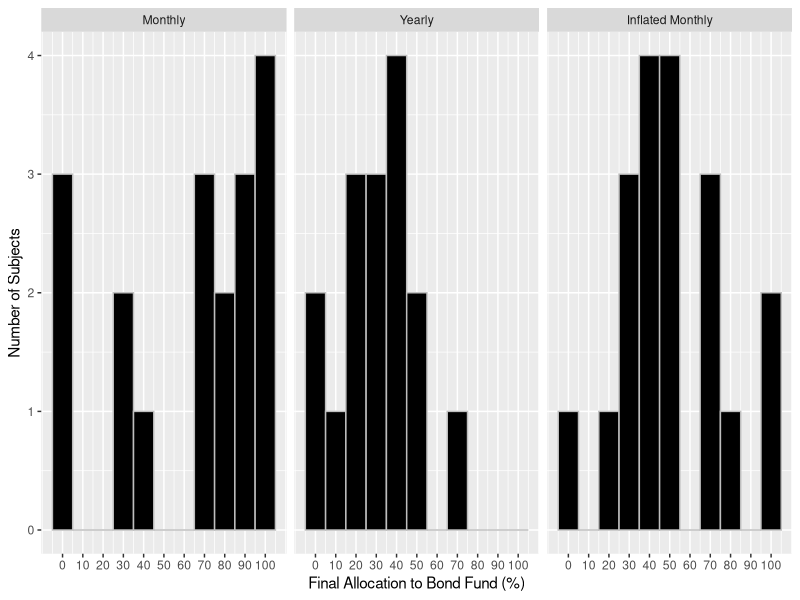
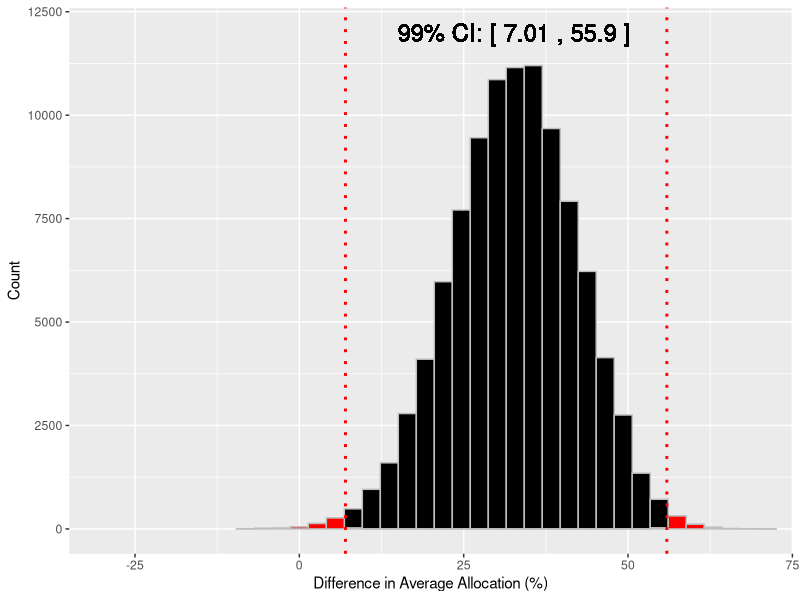
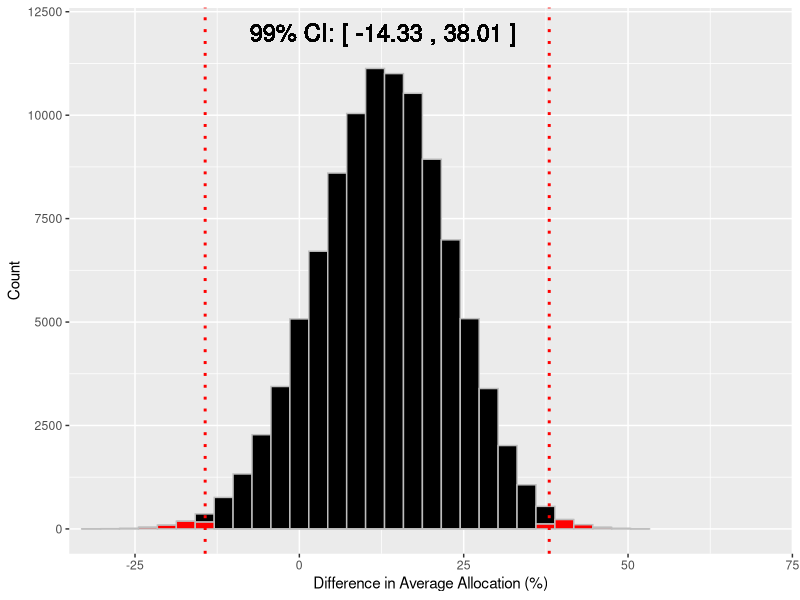
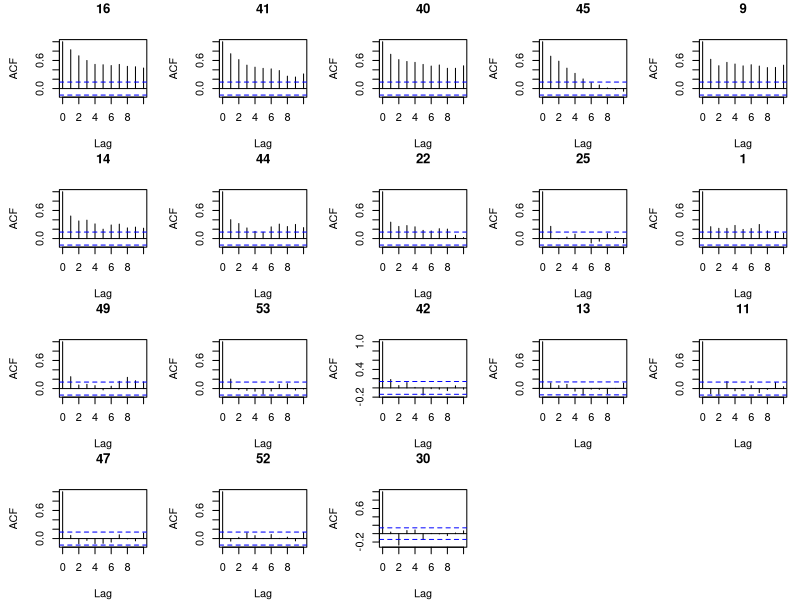
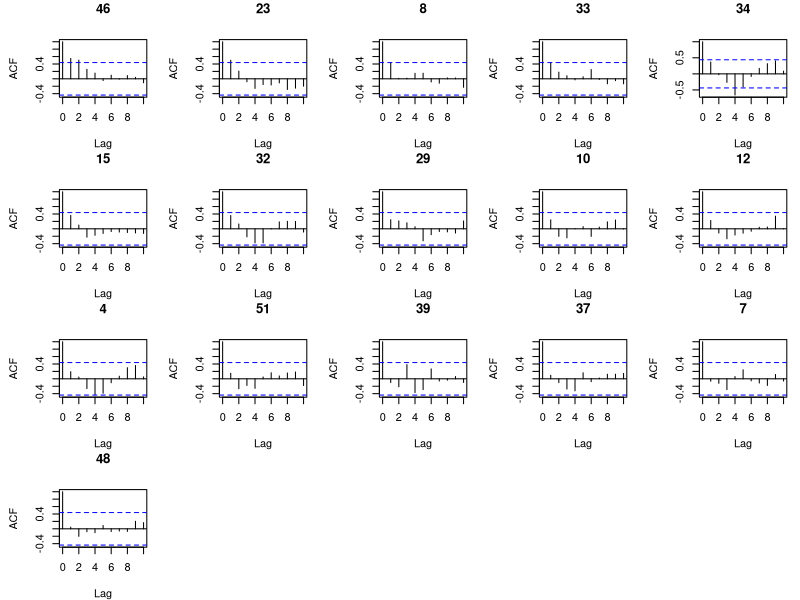
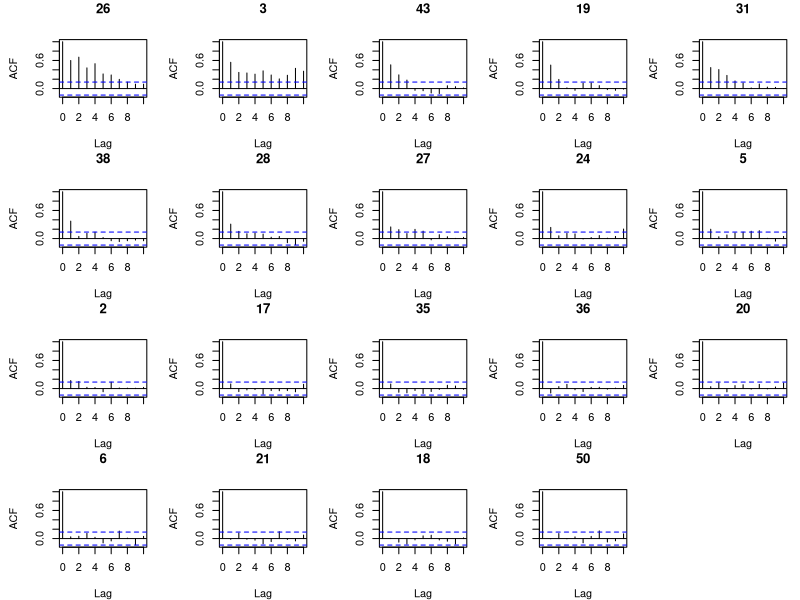
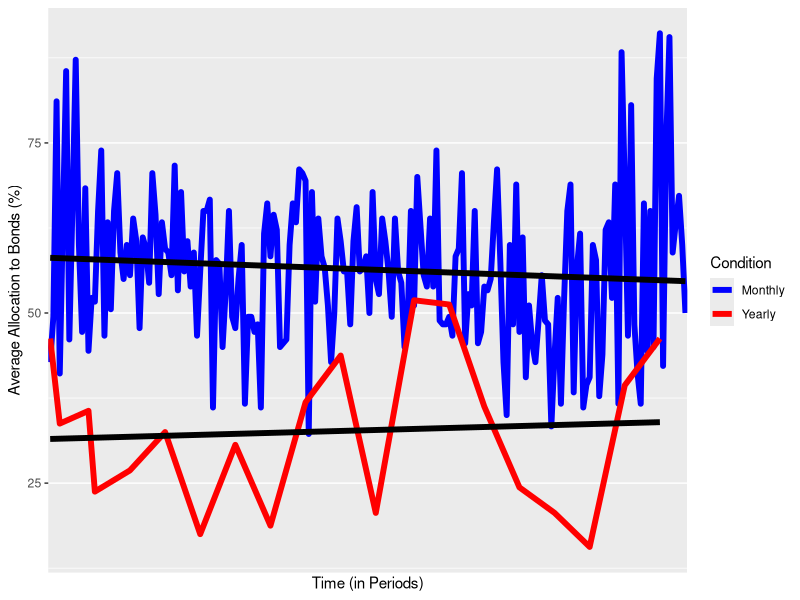
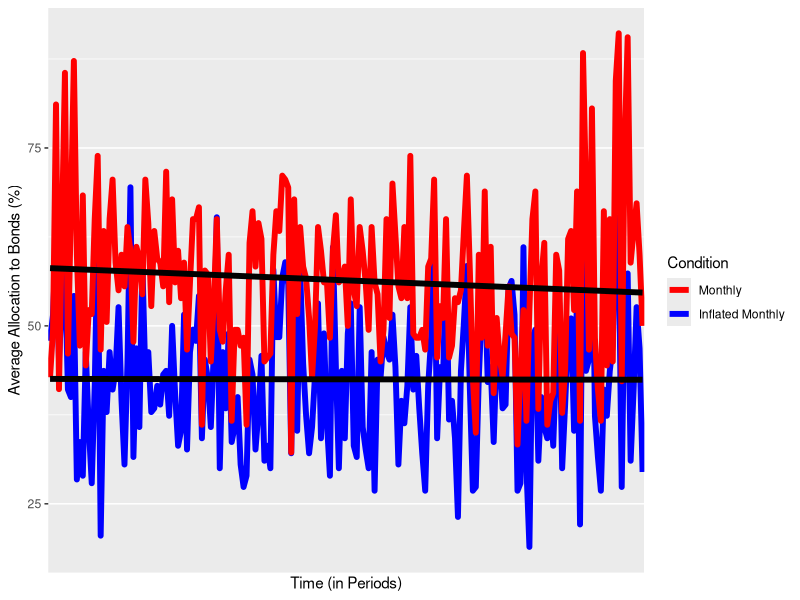

Recreate these plots in R, in order.
## ---- chunk 1
library(dplyr)
library(magrittr)
library(tidyr)
library(ggplot2)
library(Hmisc)
library(nortest)
library(plm)
library(lme4)
library(sandwich)
library(lmtest)

data <- read.csv('Exp_Data.csv',header=TRUE)
survey <- read.csv('Exp_Survey.csv',header=TRUE)

survey %<>% mutate(Q3 = ifelse(Q3 == 'Yes',1,ifelse(Q3 == 'No',0,.5))) %>% 
  mutate(Q4 = ifelse(Q4 == 'Yes',1,ifelse(Q4 == 'No',0,.5))) %>%
  mutate(Q5 = ifelse(Q5 == 'Yes',1,ifelse(Q5 == 'No',0,.5)))

survey %<>% select(ID,Q3,Q4,Q5,Q6,Q7)
data %<>% select(-Name,-Student.ID)

wide.data <- inner_join(survey,data,by="ID")
long.data.40 <- wide.data %>% select(ID,Type,num_range("X",161:200)) %>% gather("Choice_Num","Choice",3:42)

remove(data,survey)

monthly <- wide.data %>% filter(Type==1) %>% mutate(Final.Choice=Final.Choice*100)
yearly <- wide.data %>% filter(Type==2) %>% mutate(Final.Choice=Final.Choice*100)
infmonthly <- wide.data %>% filter(Type==3) %>% mutate(Final.Choice=Final.Choice*100)

## ---- chunk 2
hist.data <- wide.data %>% select(Type,Final.Choice) %>% mutate(Final.Choice = Final.Choice * 100) %>%
  mutate(Type = ifelse(Type == 1, "Monthly", ifelse(Type == 2, "Yearly","Inflated Monthly")))

hist.data$Type <- factor(hist.data$Type, levels = c("Monthly", "Yearly", "Inflated Monthly"))

ggplot(hist.data, aes(Final.Choice)) + geom_histogram(binwidth=10, fill="black",color="gray") + 
  facet_wrap(~ Type) +
  scale_x_continuous(breaks=seq(0,100,10)) +
  xlab("Final Allocation to Bond Fund (%)") + 
  ylab("Number of Subjects") 
## ---- chunk 3
ste <- function(x) sqrt(var(x,na.rm=TRUE)/sum(!is.na(x))) #standard error computation

summ.final <- wide.data %>% group_by(Type) %>% 
  summarise(Avg = mean(Final.Choice), sd = sd(Final.Choice), ste = ste(Final.Choice))

t.test1 <- wide.data %>% filter(Type == 1 | Type == 2)
t.test2 <- wide.data %>% filter(Type == 1 | Type == 3)
t.test3 <- wide.data %>% filter(Type == 2 | Type == 3)

t.test(Final.Choice~Type,t.test1)
t.test(Final.Choice~Type,t.test2)
t.test(Final.Choice~Type,t.test3)
## ---- chunk 4
summ.40 <- long.data.40 %>% group_by(Type) %>% 
  summarise(Avg = mean(Choice,na.rm=TRUE), sd = sd(Choice,na.rm=TRUE), ste = ste(Choice))

t.2.test1 <- long.data.40 %>% filter(Type == 1 | Type == 2)
t.2.test2 <- long.data.40 %>% filter(Type == 1 | Type == 3)
t.2.test3 <- long.data.40 %>% filter(Type == 2 | Type == 3)

t.test.cluster(t.2.test1$Choice,t.2.test1$ID,t.2.test1$Type)
t.test.cluster(t.2.test2$Choice,t.2.test2$ID,t.2.test2$Type)
t.test.cluster(t.2.test3$Choice,t.2.test3$ID,t.2.test3$Type)
## ---- chunk 5
ctrl.t.test1 <- t.test1 %>% mutate(type.dummy = ifelse(Type==1,0,1), Final.Choice = Final.Choice*100)
ctrl.t.test2 <- t.test2 %>% mutate(type.dummy = ifelse(Type==1,0,1), Final.Choice = Final.Choice*100)
ctrl.t.test3 <- t.test3 %>% mutate(type.dummy = ifelse(Type==2,0,1), Final.Choice = Final.Choice*100)

# Using HC-robust standard errors
coeftest(lm(Final.Choice~type.dummy+Q3+Q4+Q5,ctrl.t.test1), vcov=vcovHC)
coeftest(lm(Final.Choice~type.dummy+Q3+Q4+Q5,ctrl.t.test2), vcov=vcovHC)
coeftest(lm(Final.Choice~type.dummy+Q3+Q4+Q5,ctrl.t.test3), vcov=vcovHC)
## ---- chunk 6
bootstrap <- function(a,b){
  set.seed(76)
  boot.samples <- c(rep(NA,100000))
  for (i in 1:100000){
    t.1 <- sample(length(a), length(a), replace=TRUE)
    t.2 <- sample(length(b), length(b), replace=TRUE)
    t <- mean(a[t.1])-mean(b[t.2])
    boot.samples[i] <- t
    
  }
  return(as.data.frame(boot.samples) %>% rename(x=boot.samples))
}

boot.samples.1 <- bootstrap(monthly$Final.Choice,yearly$Final.Choice)
boot.samples.2 <- bootstrap(monthly$Final.Choice,infmonthly$Final.Choice)

CI.1 <- quantile(boot.samples.1$x,c(.005,.995))
CI.2 <- quantile(boot.samples.2$x,c(.005,.995))

boot.samples.1 %<>% mutate(CI = x < CI.1[1] | x > CI.1[2])
boot.samples.2 %<>% mutate(CI = x < CI.2[1] | x > CI.2[2])

ggplot(aes(x, fill=CI), data=boot.samples.1) + geom_histogram(color="gray") + 
  geom_vline(xintercept=CI.1, linetype="dotted", color="red", size= 1) +
  geom_text(label=paste("99% CI: [",round(CI.1[1],2),",",round(CI.1[2],2),"]"), aes(x=mean(boot.samples.1$x),y=12000), size=6) +
  scale_fill_manual(values = c("black", "red")) +
  guides(fill=FALSE) +
  coord_cartesian(xlim=c(-30,70), ylim=c(0,12000)) +
  xlab("Difference in Average Allocation (%)") +
  ylab("Count")

ggplot(aes(x, fill=CI), data=boot.samples.2) + geom_histogram(color="gray") + 
  geom_vline(xintercept=CI.2, linetype="dotted", color="red", size= 1) +
  geom_text(label=paste("99% CI: [",round(CI.2[1],2),",",round(CI.2[2],2),"]"), aes(x=mean(boot.samples.2$x),y=12000), size=6) +
  scale_fill_manual(values = c("black", "red"), name="") +
  guides(fill=FALSE) +
  coord_cartesian(xlim=c(-30,70), ylim=c(0,12000)) +
  xlab("Difference in Average Allocation (%)") +
  ylab("Count")
## ---- chunk 7
monthly.data.lm <- monthly %>% select(ID,num_range("X",1:200)) %>%
  gather("Period","Choice",2:201) %>% mutate(Period=as.numeric(substring(Period,2)), Choice=Choice*100)

yearly.data.lm <- yearly %>% select(ID,num_range("X",1:200)) %>%
  gather("Period","Choice",2:201) %>% mutate(Period=as.numeric(substring(Period,2))) %>%
  filter(is.na(Choice)==FALSE) %>% mutate(Period = (Period %/% 10) + 1, Choice=Choice*100)

infmonthly.data.lm <- infmonthly %>% select(ID,num_range("X",1:200)) %>%
  gather("Period","Choice",2:201) %>% mutate(Period=as.numeric(substring(Period,2)), Choice=Choice*100)

ts.monthly <- monthly.data.lm %>% spread(ID,Choice) %>% select(-Period)
ts.yearly <- yearly.data.lm %>% spread(ID,Choice) %>% select(-Period)
ts.infmonthly <- infmonthly.data.lm %>% spread(ID,Choice) %>% select(-Period)

### Code to sort ACFs from highest (absolute) ACF for lag 1 to lowest ACF for lag 1
acf.rank <- as.matrix(t(c(NA,NA,NA)),nrow=1,ncol=3) %>% as.data.frame() %>% 
  rename(ID=V1,ACF_1=V2,Type=V3) 

for (x in colnames(ts.monthly)){
  a <- c(x,acf(ts.monthly[[x]],plot=FALSE)$acf[2],1) %>% t() %>% as.data.frame() %>% 
    rename(ID=V1,ACF_1=V2,Type=V3)
  acf.rank %<>% bind_rows(a)
  
}

for (x in colnames(ts.yearly)){
  a <- c(x,acf(ts.yearly[[x]],plot=FALSE)$acf[2],2) %>% t() %>% as.data.frame() %>% 
    rename(ID=V1,ACF_1=V2,Type=V3)
  acf.rank %<>% bind_rows(a)
  
}

for (x in colnames(ts.infmonthly)){
  a <- c(x,acf(ts.infmonthly[[x]],plot=FALSE)$acf[2],3) %>% t() %>% as.data.frame() %>% 
    rename(ID=V1,ACF_1=V2,Type=V3)
  acf.rank %<>% bind_rows(a)
  
}

acf.rank %<>% slice(2:n()) %>% mutate(ACF_1 = abs(as.numeric(ACF_1)))

acf.rank.1 <- acf.rank %>% filter(Type==1) %>% arrange(desc(ACF_1))
acf.rank.2 <- acf.rank %>% filter(Type==2) %>% arrange(desc(ACF_1))
acf.rank.3 <- acf.rank %>% filter(Type==3) %>% arrange(desc(ACF_1))
### End sorting code

par(mar=c(4,4.5,3,1))
par(mfrow=c(4,5))

for (x in acf.rank.1$ID) {
  acf(ts.monthly[[x]],lag.max=10, plot=FALSE) %>% plot(main = x)
  
}

par(mfrow=c(4,5))

for (x in acf.rank.2$ID){
  acf(ts.yearly[[x]],lag.max=10, plot=FALSE) %>% plot(main = x)
  
}

par(mfrow=c(4,5))

for (x in acf.rank.3$ID){
  acf(ts.infmonthly[[x]],lag.max=10, plot=FALSE) %>% plot(main = x)
  
}

par(mfrow=c(1,1))
## ---- chunk 8
paired.data <- long.data.40 %>% group_by(ID) %>% summarise(avg_choice = mean(Choice,na.rm=TRUE)) %>% 
  inner_join(select(wide.data,ID,Type,Final.Choice),by="ID")

t.paired.test1 <- paired.data %>% filter(Type == 1)
t.paired.test2 <- paired.data %>% filter(Type == 2)
t.paired.test3 <- paired.data %>% filter(Type == 3)

t.test(t.paired.test1$avg_choice,t.paired.test1$Final.Choice,paired=TRUE)
t.test(t.paired.test2$avg_choice,t.paired.test2$Final.Choice,paired=TRUE)
t.test(t.paired.test3$avg_choice,t.paired.test3$Final.Choice,paired=TRUE)
## ---- chunk 9
monthly.data <- monthly %>% select(num_range("X",1:200)) %>% summarise_each(funs(mean)) %>%
  gather("Period","Avg_Choice",1:200) %>% mutate(Type = "Monthly")

yearly.data <- yearly %>% select(num_range("X",1:200)) %>% summarise_each(funs(mean)) %>%
  gather("Period","Avg_Choice",1:200) %>% filter(is.na(Avg_Choice)==FALSE) %>% mutate(Type = "Yearly")

inf.monthly.data <-  infmonthly %>% select(num_range("X",1:200)) %>% summarise_each(funs(mean)) %>%
  gather("Period","Avg_Choice",1:200) %>% mutate(Type = "Inflated Monthly")

graph.data <- bind_rows(monthly.data,yearly.data) %>% bind_rows(inf.monthly.data) %>%
  mutate(Avg_Choice=Avg_Choice*100)

graph.data %>% filter(Type %in% c("Monthly","Yearly")) %>% 
  ggplot(aes(Period, Avg_Choice, group=Type)) + 
  geom_line(size=2, aes(col=Type)) + 
  scale_x_discrete(breaks=NULL) + 
  scale_y_continuous(breaks=seq(0,100,25)) +
  scale_color_manual(values=c("Blue","Red"),name="Condition") +
  ylab("Average Allocation to Bonds (%)") + xlab("Time (in Periods)") + 
  geom_smooth(method="lm",size=2,color="black",fill=NA)
  
graph.data %>% filter(Type %in% c("Monthly","Inflated Monthly")) %>% 
  ggplot(aes(Period, Avg_Choice, group=Type)) + 
  geom_line(size=2, aes(col=Type)) + 
  scale_x_discrete(breaks=NULL) + 
  scale_y_continuous(breaks=seq(0,100,25)) +
  scale_color_manual(values=c("Red","Blue"), name="Condition",breaks=c("Monthly","Inflated Monthly")) +
  ylab("Average Allocation to Bonds (%)") + xlab("Time (in Periods)") + 
  geom_smooth(method="lm",size=2,color="black",fill=NA)

## ---- chunk 10
### Function to get cluster-robust standard errors
### Source: http://www.ne.su.se/polopoly_fs/1.216115.1426234213!/menu/standard/file/clustering1.pdf
clx <- function(fm, dfcw, cluster){
  M <- length(unique(cluster))
  N <- length(cluster)
  dfc <- (M/(M-1))*((N-1)/(N-fm$rank))
  u <- apply(estfun(fm),2,
             function(x) tapply(x, cluster, sum))
  vcovCL <- dfc*sandwich(fm, meat=crossprod(u)/N)*dfcw
  + coeftest(fm, vcovCL) }

fix.lm1 <- lm(Choice~Period + factor(ID) - 1,monthly.data.lm)


cluster.lm1 <- lm(Choice~Period,monthly.data.lm)


fix.lm2 <- lm(Choice~Period + factor(ID) - 1,yearly.data.lm)


cluster.lm2 <- lm(Choice~Period,yearly.data.lm)

fix.lm3 <- lm(Choice~Period + factor(ID) - 1,infmonthly.data.lm)


cluster.lm3 <- lm(Choice~Period,infmonthly.data.lm)
## ---- chunk 11
summary(fix.lm1)
summary(fix.lm2)
summary(fix.lm3)
## ---- chunk 12
clx(cluster.lm1,1,monthly.data.lm$ID)
clx(cluster.lm2,1,yearly.data.lm$ID)
clx(cluster.lm3,1,infmonthly.data.lm$ID)
## ---- chunk 13
clx(fix.lm1,1,monthly.data.lm$ID)
clx(fix.lm2,1,yearly.data.lm$ID)
clx(fix.lm3,1,infmonthly.data.lm$ID)
## ---- chunk 14
sum(wide.data$Q6 != "DK")
sum(wide.data$Q7 != "DK")

survey.lm1 <- wide.data %>% select(Final.Choice,Q6,Q7) %>%
  mutate(tech.dummy=ifelse(Q6 == "DK",0,1),fin.dummy=ifelse(Q7 == "DK",0,1),Final.Choice=Final.Choice*100) 
survey.lm2 <- survey.lm1 %>% filter(Q6 != "DK") %>% mutate(Q6=as.numeric(as.character(Q6))*100)
survey.lm3 <- survey.lm1 %>% filter(Q7 != "DK") %>% mutate(Q7=as.numeric(as.character(Q7))*100)

summary(lm(Final.Choice~tech.dummy + fin.dummy,survey.lm1))
summary(lm(Final.Choice~Q6,survey.lm2))
summary(lm(Final.Choice~Q7,survey.lm3))
